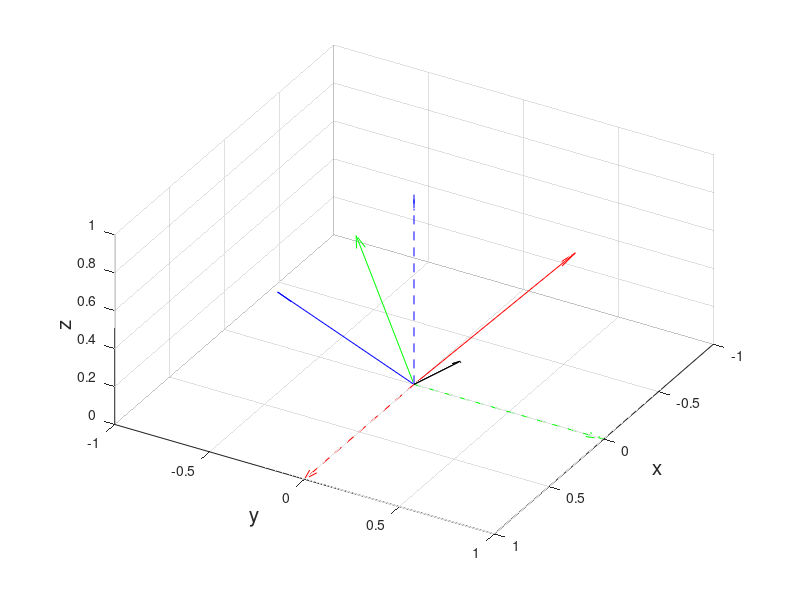

MATLAB code for this plot:
clear;
v = [1/sqrt(3); 1/sqrt(3); 1/sqrt(3)];

e1 = [1;0;0];
e2 = [0;1;0];
e3 = [0;0;1];

figure;
hold on;
quiver3(0, 0, 0, e1(1), e1(2), e1(3),    1,...
       'MaxHeadSize', 0.05, 'Color', 'red',...
       'LineStyle', '--', 'DisplayName', 'x_{old}');
quiver3(0, 0, 0, e2(1), e2(2), e2(3),    1,...
       'MaxHeadSize', 0.05, 'Color', 'g',...
       'LineStyle', '--', 'DisplayName', 'y_{old}');
quiver3(0, 0, 0, e3(1), e3(2), e3(3),    1,...
       'MaxHeadSize', 0.05, 'Color', 'b',...
       'LineStyle', '--', 'DisplayName', 'z_{old}');
quiver3(0, 0, 0, v(1), v(2), v(3),    1,...
       'MaxHeadSize', 0.05, 'Color', 'k',...
       'LineStyle', '-', 'DisplayName', 'v');

daspect([1 1 1]);
xlabel('e_{1}', 'FontSize', 15);
ylabel('e_{2}', 'FontSize', 15);
zlabel('e_{3}', 'FontSize', 15);

legend('FontSize', 15);

view([120 30]);

angle_inc = 2;

alpha = 60; % Z'
beta = 46;  % X'
gamma = 70; % Z''

A_z1 = rotz(alpha);
A_x2 = rotx(beta);
A_z3 = rotz(gamma);

alpha_array = angle_inc: angle_inc: alpha;
beta_array = angle_inc: angle_inc: beta;
gamma_array = angle_inc: angle_inc: gamma;


e1_prev = e1;
e2_prev = e2;
e3_prev = e3;

v_prev = v;


e1_next = zeros(size(e1));
e2_next = e1_next;
e3_next = e1_next;

v_next = e1_next;


A_z = rotz(angle_inc);


for k=1:length(alpha_array)
  quiver3(0, 0, 0,...
        e1(1), e1(2), e1(3),...
        1, 'MaxHeadSize', 0.05, 'Color', 'r',...
        'LineStyle','--','DisplayName','x_{old}');
  hold on;
  quiver3(0, 0, 0,...
        e2(1), e2(2), e2(3),...
        1, 'MaxHeadSize', 0.05, 'Color', 'g',...
        'LineStyle','--','DisplayName','y_{old}');

  quiver3(0, 0, 0,...
        e3(1), e3(2), e3(3),...
        1, 'MaxHeadSize', 0.05, 'Color', 'blue',...
        'LineStyle','--','DisplayName','z_{old}');

  quiver3(0, 0, 0,...
        v(1), v(2), v(3),...
        1, 'MaxHeadSize', 0.05, 'Color', 'k',...
        'LineStyle','-','DisplayName','v');

  e1_next=A_z*e1_prev;
  e2_next=A_z*e2_prev;
  e3_next=A_z*e3_prev;
  v_next=A_z'*v_prev;


   quiver3(0, 0, 0,...
        e1_next(1), e1_next(2), e1_next(3),...
        1, 'MaxHeadSize', 0.05, 'Color', 'r',...
        'LineStyle','-','DisplayName','x_{new}');
  quiver3(0, 0, 0,...
        e2_next(1), e2_next(2), e2_next(3),...
        1, 'MaxHeadSize', 0.05, 'Color', 'g',...
        'LineStyle','-','DisplayName','y_{new}');

  quiver3(0, 0, 0,...
        e3_next(1), e3_next(2), e3_next(3),...
        1, 'MaxHeadSize', 0.05, 'Color', 'blue',...
        'LineStyle','-','DisplayName','z_{new}');

  quiver3(0, 0, 0,...
        v(1), v(2), v(3),...
        1, 'MaxHeadSize', 0.05, 'Color', 'k',...
        'LineStyle','-','DisplayName','v');
  daspect([1 1 1]);
  xlabel('x','FontSize', 15);
  ylabel('y', 'FontSize',15);
  zlabel('z', 'FontSize',15);
  view([120 30]);
  pause(0.05);
        hold off;
  e1_prev=e1_next;
  e2_prev=e2_next;
  e3_prev=e3_next;


end

A_x = A_z1*rotx(angle_inc)*A_z1';


for k=1:length(beta_array)
  quiver3(0, 0, 0,...
        e1(1), e1(2), e1(3),...
        1, 'MaxHeadSize', 0.05, 'Color', 'r',...
        'LineStyle','--','DisplayName','x_{old}');
  hold on;
  quiver3(0, 0, 0,...
        e2(1), e2(2), e2(3),...
        1, 'MaxHeadSize', 0.05, 'Color', 'g',...
        'LineStyle','--','DisplayName','y_{old}');

  quiver3(0, 0, 0,...
        e3(1), e3(2), e3(3),...
        1, 'MaxHeadSize', 0.05, 'Color', 'blue',...
        'LineStyle','--','DisplayName','z_{old}');

  quiver3(0, 0, 0,...
        v(1), v(2), v(3),...
        1, 'MaxHeadSize', 0.05, 'Color', 'k',...
        'LineStyle','-','DisplayName','v');

  e1_next=A_x*e1_prev;
  e2_next=A_x*e2_prev;
  e3_next=A_x*e3_prev;
  v_next=A_x'*v_prev;


   quiver3(0, 0, 0,...
        e1_next(1), e1_next(2), e1_next(3),...
        1, 'MaxHeadSize', 0.05, 'Color', 'r',...
        'LineStyle','-','DisplayName','x_{new}');
  quiver3(0, 0, 0,...
        e2_next(1), e2_next(2), e2_next(3),...
        1, 'MaxHeadSize', 0.05, 'Color', 'g',...
        'LineStyle','-','DisplayName','y_{new}');

  quiver3(0, 0, 0,...
        e3_next(1), e3_next(2), e3_next(3),...
        1, 'MaxHeadSize', 0.05, 'Color', 'blue',...
        'LineStyle','-','DisplayName','z_{new}');

  quiver3(0, 0, 0,...
        v(1), v(2), v(3),...
        1, 'MaxHeadSize', 0.05, 'Color', 'k',...
        'LineStyle','-','DisplayName','v');
  daspect([1 1 1]);
  xlabel('x','FontSize', 15);
  ylabel('y', 'FontSize',15);
  zlabel('z', 'FontSize',15);
  view([120 30]);
  pause(0.05);
        hold off;
  e1_prev=e1_next;
  e2_prev=e2_next;
  e3_prev=e3_next;


end

A_z = rotz(angle_inc);
rotation = A_z1*A_x2;
A_z = rotation*A_z*rotation';
% отладка
e3_next
A_z*e3_next


for k=1:length(gamma_array)
  quiver3(0, 0, 0,...
        e1(1), e1(2), e1(3),...
        1, 'MaxHeadSize', 0.05, 'Color', 'r',...
        'LineStyle','--','DisplayName','x_{old}');
  hold on;
  quiver3(0, 0, 0,...
        e2(1), e2(2), e2(3),...
        1, 'MaxHeadSize', 0.05, 'Color', 'g',...
        'LineStyle','--','DisplayName','y_{old}');

  quiver3(0, 0, 0,...
        e3(1), e3(2), e3(3),...
        1, 'MaxHeadSize', 0.05, 'Color', 'blue',...
        'LineStyle','--','DisplayName','z_{old}');

  quiver3(0, 0, 0,...
        v(1), v(2), v(3),...
        1, 'MaxHeadSize', 0.05, 'Color', 'k',...
        'LineStyle','-','DisplayName','v');

  e1_next=A_z*e1_prev;
  e2_next=A_z*e2_prev;
  e3_next=A_z*e3_prev;
  v_next=A_z'*v_prev;


   quiver3(0, 0, 0,...
        e1_next(1), e1_next(2), e1_next(3),...
        1, 'MaxHeadSize', 0.05, 'Color', 'r',...
        'LineStyle','-','DisplayName','x_{new}');
  quiver3(0, 0, 0,...
        e2_next(1), e2_next(2), e2_next(3),...
        1, 'MaxHeadSize', 0.05, 'Color', 'g',...
        'LineStyle','-','DisplayName','y_{new}');

  quiver3(0, 0, 0,...
        e3_next(1), e3_next(2), e3_next(3),...
        1, 'MaxHeadSize', 0.05, 'Color', 'blue',...
        'LineStyle','-','DisplayName','z_{new}');

  quiver3(0, 0, 0,...
        v(1), v(2), v(3),...
        1, 'MaxHeadSize', 0.05, 'Color', 'k',...
        'LineStyle','-','DisplayName','v');
  daspect([1 1 1]);
  xlabel('x','FontSize', 15);
  ylabel('y', 'FontSize',15);
  zlabel('z', 'FontSize',15);
  view([120 30]);
  pause(0.05);
        hold off;
  e1_prev=e1_next;
  e2_prev=e2_next;
  e3_prev=e3_next;


end
